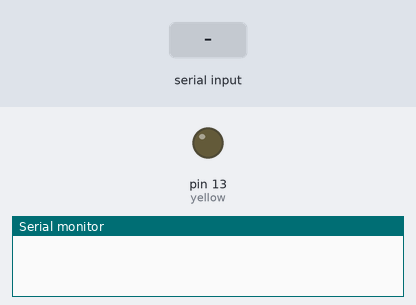
Simulated run of this sketch. Board: Arduino Uno, built with avr-gcc and run on an emulated ATmega328P. Shown: output pins drawn as LEDs (lit = HIGH), the last lines printed to the serial monitor. The inputs (shaded band) are chosen by the test bench.

Above: at 1.2 s.
1.3 s: "yellow on\n" received over Serial
At 2.1 s:
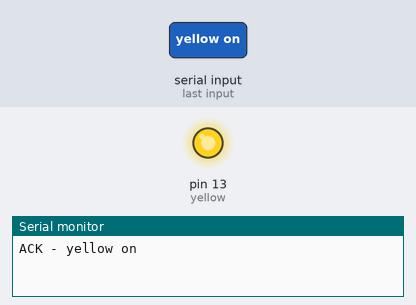
2.8 s: "yellow off\n" received over Serial
At 3.2 s:
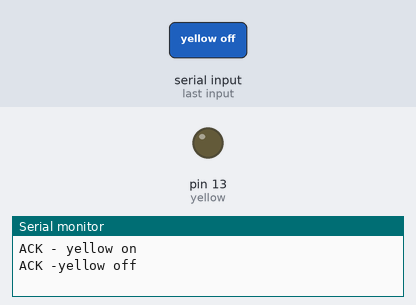
Timing chart, 0 to 5.8 s (numbered marks = the images above; inputs shaded):
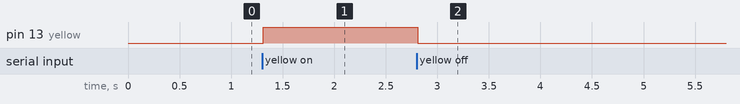

The sketch:

GUI_Master_Test.ino
```cpp
// (licence header left out)
//#include <SoftwareSerial.h>

//int bluetoothTx = 10;  // TX-Output pin of RN41, Arduino D10
//int bluetoothRx = 11;  // RX-Input pin of RN41, Arduino D11
//SoftwareSerial BT(bluetoothTx, bluetoothRx);
//10 RX ARDUINO -> TX RN-41
//11 TX ARDUINO -> RX RN-41d
char cadena[255]; //Creamos un array de caracteres de 256 cposiciones
int i=0; //Tamaño actual del array
int yellow=13;
void setup()
{
  //BT.begin(9600); //Velocidad del puerto del módulo Bluetooth
  Serial.begin(9600); //Abrimos la comunicación serie con el PC y establecemos velocidad
  // initialize digital pin 13 as an output.
  pinMode(yellow, OUTPUT);
}

void loop()
{
  //Cuando haya datos disponibles
  if(Serial.available())
  {
    //Serial.println("BT.available()");

    char dato=Serial.read(); //Guarda los datos carácter a carácter en la variable "dato"

    cadena[i++]=dato; //Vamos colocando cada carácter recibido en el array "cadena"

    //Cuando reciba una nueva línea (al pulsar enter en la app) entra en la función
    if(dato=='\n')
    {
      //Serial.println("string obtained: ");
      //Serial.println(cadena); //Visualizamos el comando recibido en el Monitor Serial
      /*
      //GREEN LED
      if(strstr(cadena,"green on")!=0)
      {
        digitalWrite(green,HIGH);
      }
      if(strstr(cadena,"green off")!=0)
      {
        digitalWrite(green,LOW);
      }
      */
      //YELLOW LED
      if(strstr(cadena,"yellow on")!=0)
      {
        digitalWrite(yellow,HIGH);
        //BT.write("yellow on");
        Serial.println("ACK - yellow on");
      }
      if(strstr(cadena,"yellow off")!=0)
      {
        digitalWrite(yellow,LOW);
        //BT.write("yellow off");
        Serial.println("ACK -yellow off");
      }
      //RED LED
      if(strstr(cadena,"red on")!=0)
      {
        //digitalWrite(red,HIGH);
        Serial.println("ACK - red on");
      }
      if(strstr(cadena,"red off")!=0)
      {
        //digitalWrite(red,LOW);
        Serial.println("ACK - red off");
      }
      /*
      //ALL ON
      if(strstr(cadena,"on all")!=0)
      {
        digitalWrite(green,HIGH);
        digitalWrite(yellow,HIGH);
        digitalWrite(red,HIGH);
      }
      //ALL OFF
      if(strstr(cadena,"off all")!=0)
      {
        digitalWrite(green,LOW);
        digitalWrite(yellow,LOW);
        digitalWrite(red,LOW);
      }
      */
      clean(); //Ejecutamos la función clean() para limpiar el array
    }
  }
}

//Limpia el array
void clean()
{
  for (int cl=0; cl<=i; cl++)
  {
    cadena[cl]=0;
  }
  i=0;
}
```

Measured:
- after the input at 1.3 s, pin 13 (yellow): LOW → HIGH at once
- after the input at 2.8 s, pin 13 (yellow): HIGH → LOW at once
